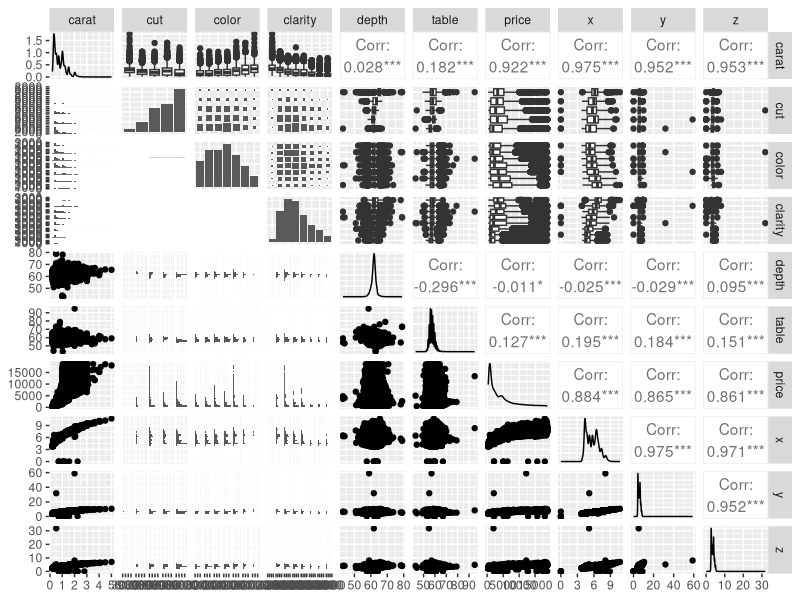
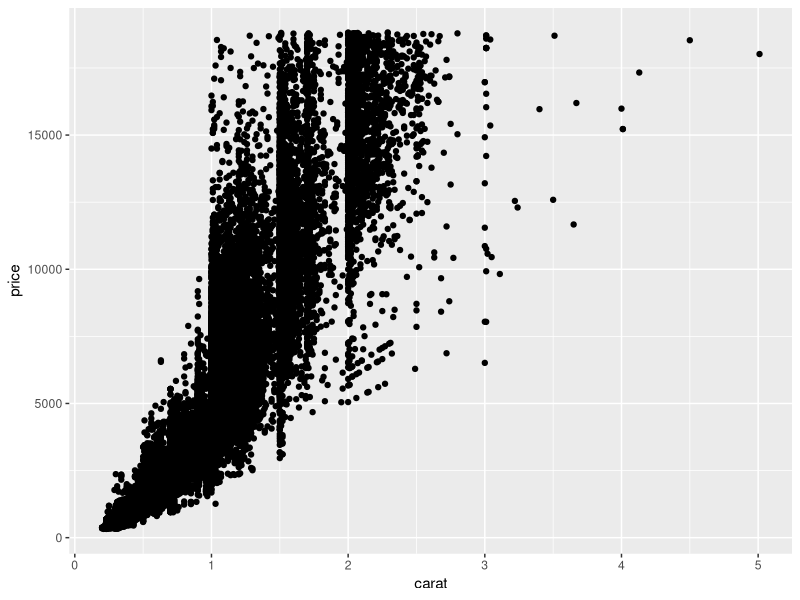
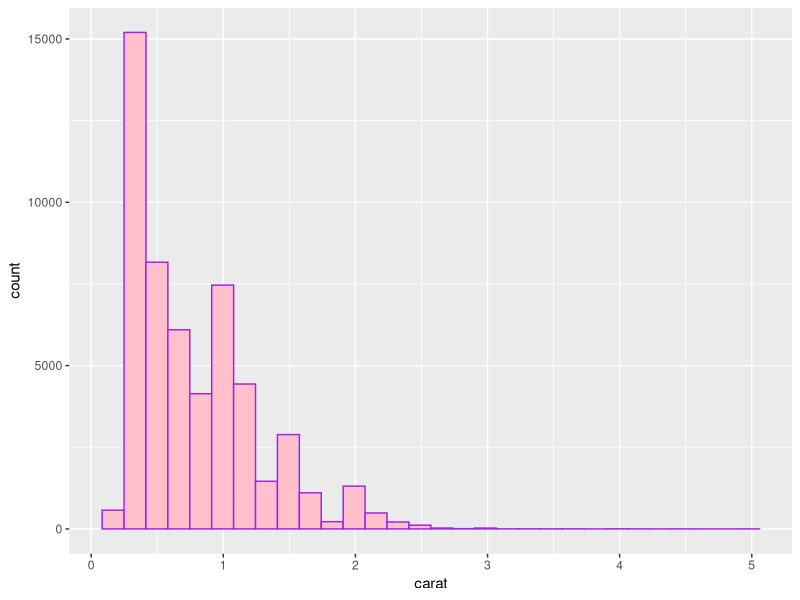
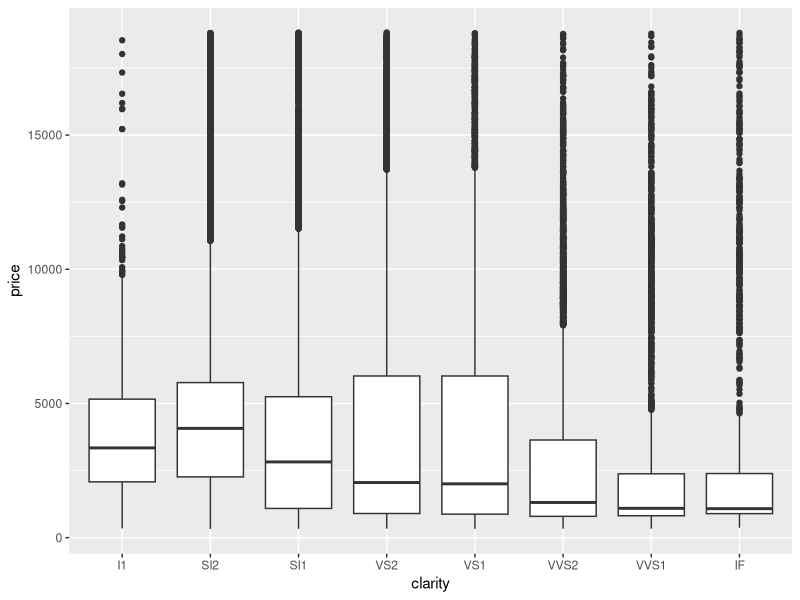

Write the R code that produced these figures, in order.
## ---- chunk 1
library(tidyverse)
library(skimr)
library(GGally)
## ---- chunk 2
names(diamonds)

dim(diamonds)

summary(diamonds)

head(diamonds)

tail(diamonds)

skimr::skim(diamonds)

#making a plot using ggpairs

ggpairs(diamonds)
## ---- chunk 3
#Create a basic ggplot scatterplot of diamond price (price) as a function of size (carat)

ggplot(data= diamonds, aes(x= carat, y= price))+
  geom_point()
## ---- chunk 4
#Create a histogram showing the distribution of values in the carat column (recall: a histogram only requires a single variable, e.g. aes(x = carat))
ggplot(data= diamonds, aes(x= carat))+
  geom_histogram(fill ="pink", color= "purple")
## ---- chunk 5
#Create a boxplot (see: geom_box) of diamond clarity (on the x-axis) and price (y-axis).
ggplot(data = diamonds, aes(x=clarity, y= price))+
  geom_boxplot()

